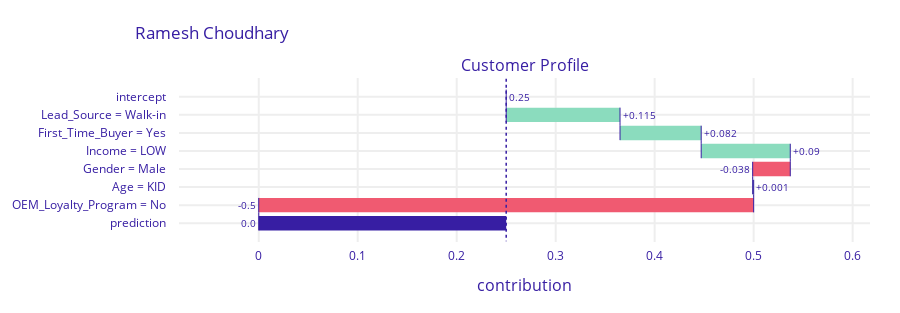
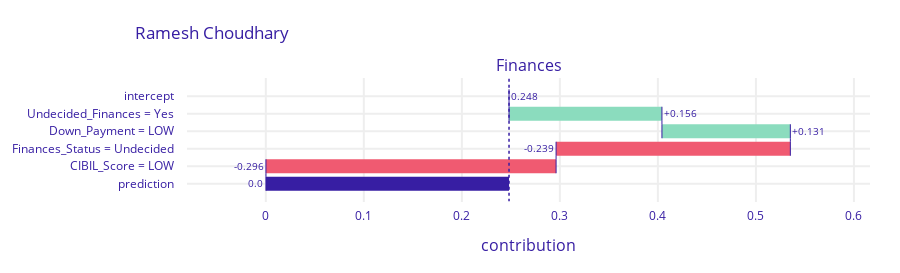
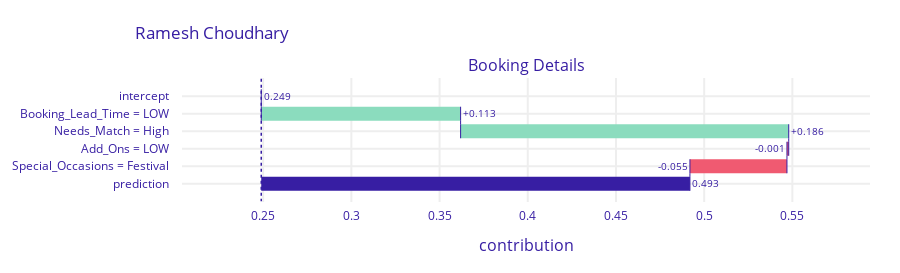
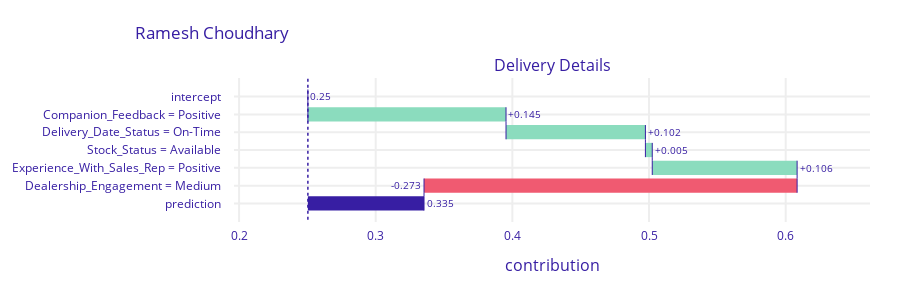

Here is the notebook cell these charts were saved with, in order:
### Code cell
def getValuesofCustomer(person):
    index = np.where(df_index['Customer name'] == person)[0][0]
    to_predicted = new_df.iloc[int(index)]

    model1values = to_predicted[df_Customerprofile.columns]
    breakdown = exp1.predict_parts(to_predicted[df_Customerprofile.columns], type='break_down', label='Customer Profile')
    breakdown.plot(title=person)

    model2values = to_predicted[df_Finance.columns]
    breakdown = exp2.predict_parts(to_predicted[df_Finance.columns], type='break_down', label='Finances')
    breakdown.plot(title=person)

    model3values = to_predicted[df_Bookingdetails.columns]
   
    breakdown = exp3.predict_parts(to_predicted[df_Bookingdetails.columns], type='break_down', label='Booking Details')
    breakdown.plot(title=person)

    model4values = to_predicted[df_deliveryDetails.columns]
   
    breakdown = exp4.predict_parts(to_predicted[df_deliveryDetails.columns], type='break_down', label='Delivery Details')
    breakdown.plot(title=person)

    model5values = to_predicted[df_customerexperience.columns]
   
    breakdown = exp5.predict_parts(to_predicted[df_customerexperience.columns], type='break_down', label='Customer Details')
    breakdown.plot(title=person)

    model1_predicted = df_customermodel.predict(model1values).to_numpy()[0]
    model2_predicted = df_financesmodel.predict(model2values).to_numpy()[0]
    model3_predicted = df_bookingdetailsmodel.predict(model3values).to_numpy()[0]
    model4_predicted = df_deliverydetailsmodel.predict(model4values).to_numpy()[0]
    model5_predicted = df_customerexperiencemodel.predict(model5values).to_numpy()[0]
    finalresult  = model1_predicted + model2_predicted + model3_predicted + model4_predicted + model5_predicted
    bar_labels = ['Customer Profile', 'Finances', 'Booking Details', 'Delivery Details','Customer Details']
    bar_values = [model1_predicted,model2_predicted,model3_predicted,model4_predicted,model5_predicted]
    plt.bar(bar_labels, bar_values)
    plt.title('How its impacted to final output ?')
    plt.xlabel('Profiles')
    plt.ylabel('Weights')
    plt.xticks(fontsize=6)
    plt.show()
    return round((finalresult * 100) / 5,2)

print("Final Prbability: ", getValuesofCustomer('Ramesh Choudhary'))

### Figure 1 — Plotly figure (JSON) as saved in the notebook; plotly's stock layout.template omitted (floating-point values rounded to 4 significant figures)
{"data": [{"base": 0.25, "connector": {"line": {"color": "#371ea3", "dash": "solid", "width": 1}, "mode": "spanning"}, "decreasing": {"marker": {"color": "#f05a71"}}, "hoverinfo": "text+delta", "hoverlabel": {"bgcolor": "rgba(0,0,0,0.8)"}, "hovertext": ["Average response: 0.25<br>Prediction: 0.0", "Lead_Source = Walk-in<br>increases average response by", "First_Time_Buyer = Yes<br>increases average response by", "Income = LOW<br>increases average response by", "Gender = Male<br>decreases average response by", "Age = KID<br>increases average response by", "OEM_Loyalty_Program = No<br>decreases average response by", "Average response: 0.25<br>Prediction: 0.0"], "increasing": {"marker": {"color": "#8bdcbe"}}, "measure": ["relative", "relative", "relative", "relative", "relative", "relative", "relative", "total"], "orientation": "h", "showlegend": false, "text": ["0.25", "+0.115", "+0.082", "+0.09", "-0.038", "+0.001", "-0.5", "0.0"], "textposition": "outside", "totals": {"marker": {"color": "#371ea3"}}, "type": "waterfall", "x": [0, 0.115, 0.082, 0.09, -0.038, 0.001, -0.5, -0.25], "xaxis": "x", "y": ["intercept", "Lead_Source = Walk-in", "First_Time_Buyer = Yes", "Income = LOW", "Gender = Male", "Age = KID", "OEM_Loyalty_Program = No", "prediction"], "yaxis": "y"}], "layout": {"annotations": [{"font": {"size": 16}, "showarrow": false, "text": "Customer Profile", "x": 0.5, "xanchor": "center", "xref": "paper", "y": 1, "yanchor": "bottom", "yref": "paper"}, {"font": {"size": 16}, "showarrow": false, "text": "contribution", "x": 0.5, "xanchor": "center", "xref": "paper", "y": 0, "yanchor": "top", "yref": "paper", "yshift": -30}], "font": {"color": "#371ea3"}, "height": 313, "margin": {"b": 71, "r": 30, "t": 78}, "shapes": [{"line": {"color": "#371ea3", "dash": "dot", "width": 1.5}, "type": "line", "x0": 0.25, "x1": 0.25, "xref": "x", "y0": -1, "y1": 8, "yref": "y"}], "title": {"text": "Ramesh Choudhary", "x": 0.15}, "xaxis": {"anchor": "y", "automargin": true, "domain": [0, 1], "fixedrange": true, "gridwidth": 2, "range": [-0.08055, 0.6176], "tickcolor": "white", "ticklen": 3, "ticks": "outside", "type": "linear", "zeroline": false}, "yaxis": {"anchor": "x", "automargin": true, "autorange": "reversed", "domain": [0, 1], "fixedrange": true, "gridwidth": 2, "tickcolor": "white", "ticklen": 10, "ticks": "outside", "type": "category"}}}

### Figure 2 — Plotly figure (JSON) as saved in the notebook; plotly's stock layout.template omitted (floating-point values rounded to 4 significant figures)
{"data": [{"base": 0.2481, "connector": {"line": {"color": "#371ea3", "dash": "solid", "width": 1}, "mode": "spanning"}, "decreasing": {"marker": {"color": "#f05a71"}}, "hoverinfo": "text+delta", "hoverlabel": {"bgcolor": "rgba(0,0,0,0.8)"}, "hovertext": ["Average response: 0.248<br>Prediction: 0.0", "Undecided_Finances = Yes<br>increases average response by", "Down_Payment = LOW<br>increases average response by", "Finances_Status = Undecided<br>decreases average response by", "CIBIL_Score = LOW<br>decreases average response by", "Average response: 0.248<br>Prediction: 0.0"], "increasing": {"marker": {"color": "#8bdcbe"}}, "measure": ["relative", "relative", "relative", "relative", "relative", "total"], "orientation": "h", "showlegend": false, "text": ["0.248", "+0.156", "+0.131", "-0.239", "-0.296", "0.0"], "textposition": "outside", "totals": {"marker": {"color": "#371ea3"}}, "type": "waterfall", "x": [0, 0.156, 0.131, -0.239, -0.296, -0.248], "xaxis": "x", "y": ["intercept", "Undecided_Finances = Yes", "Down_Payment = LOW", "Finances_Status = Undecided", "CIBIL_Score = LOW", "prediction"], "yaxis": "y"}], "layout": {"annotations": [{"font": {"size": 16}, "showarrow": false, "text": "Finances", "x": 0.5, "xanchor": "center", "xref": "paper", "y": 1, "yanchor": "bottom", "yref": "paper"}, {"font": {"size": 16}, "showarrow": false, "text": "contribution", "x": 0.5, "xanchor": "center", "xref": "paper", "y": 0, "yanchor": "top", "yref": "paper", "yshift": -30}], "font": {"color": "#371ea3"}, "height": 273, "margin": {"b": 71, "r": 30, "t": 78}, "shapes": [{"line": {"color": "#371ea3", "dash": "dot", "width": 1.5}, "type": "line", "x0": 0.2481, "x1": 0.2481, "xref": "x", "y0": -1, "y1": 6, "yref": "y"}], "title": {"text": "Ramesh Choudhary", "x": 0.15}, "xaxis": {"anchor": "y", "automargin": true, "domain": [0, 1], "fixedrange": true, "gridwidth": 2, "range": [-0.0804, 0.6164], "tickcolor": "white", "ticklen": 3, "ticks": "outside", "type": "linear", "zeroline": false}, "yaxis": {"anchor": "x", "automargin": true, "autorange": "reversed", "domain": [0, 1], "fixedrange": true, "gridwidth": 2, "tickcolor": "white", "ticklen": 10, "ticks": "outside", "type": "category"}}}

### Figure 3 — Plotly figure (JSON) as saved in the notebook; plotly's stock layout.template omitted (floating-point values rounded to 4 significant figures)
{"data": [{"base": 0.2489, "connector": {"line": {"color": "#371ea3", "dash": "solid", "width": 1}, "mode": "spanning"}, "decreasing": {"marker": {"color": "#f05a71"}}, "hoverinfo": "text+delta", "hoverlabel": {"bgcolor": "rgba(0,0,0,0.8)"}, "hovertext": ["Average response: 0.249<br>Prediction: 0.493", "Booking_Lead_Time = LOW<br>increases average response by", "Needs_Match = High<br>increases average response by", "Add_Ons = LOW<br>decreases average response by", "Special_Occasions = Festival<br>decreases average response by", "Average response: 0.249<br>Prediction: 0.493"], "increasing": {"marker": {"color": "#8bdcbe"}}, "measure": ["relative", "relative", "relative", "relative", "relative", "total"], "orientation": "h", "showlegend": false, "text": ["0.249", "+0.113", "+0.186", "-0.001", "-0.055", "0.493"], "textposition": "outside", "totals": {"marker": {"color": "#371ea3"}}, "type": "waterfall", "x": [0, 0.113, 0.186, -0.001, -0.055, 0.244], "xaxis": "x", "y": ["intercept", "Booking_Lead_Time = LOW", "Needs_Match = High", "Add_Ons = LOW", "Special_Occasions = Festival", "prediction"], "yaxis": "y"}], "layout": {"annotations": [{"font": {"size": 16}, "showarrow": false, "text": "Booking Details", "x": 0.5, "xanchor": "center", "xref": "paper", "y": 1, "yanchor": "bottom", "yref": "paper"}, {"font": {"size": 16}, "showarrow": false, "text": "contribution", "x": 0.5, "xanchor": "center", "xref": "paper", "y": 0, "yanchor": "top", "yref": "paper", "yshift": -30}], "font": {"color": "#371ea3"}, "height": 273, "margin": {"b": 71, "r": 30, "t": 78}, "shapes": [{"line": {"color": "#371ea3", "dash": "dot", "width": 1.5}, "type": "line", "x0": 0.2489, "x1": 0.2489, "xref": "x", "y0": -1, "y1": 6, "yref": "y"}], "title": {"text": "Ramesh Choudhary", "x": 0.15}, "xaxis": {"anchor": "y", "automargin": true, "domain": [0, 1], "fixedrange": true, "gridwidth": 2, "range": [0.204, 0.594], "tickcolor": "white", "ticklen": 3, "ticks": "outside", "type": "linear", "zeroline": false}, "yaxis": {"anchor": "x", "automargin": true, "autorange": "reversed", "domain": [0, 1], "fixedrange": true, "gridwidth": 2, "tickcolor": "white", "ticklen": 10, "ticks": "outside", "type": "category"}}}

### Figure 4 — Plotly figure (JSON) as saved in the notebook; plotly's stock layout.template omitted (floating-point values rounded to 4 significant figures)
{"data": [{"base": 0.2504, "connector": {"line": {"color": "#371ea3", "dash": "solid", "width": 1}, "mode": "spanning"}, "decreasing": {"marker": {"color": "#f05a71"}}, "hoverinfo": "text+delta", "hoverlabel": {"bgcolor": "rgba(0,0,0,0.8)"}, "hovertext": ["Average response: 0.25<br>Prediction: 0.335", "Companion_Feedback = Positive<br>increases average response by", "Delivery_Date_Status = On-Time<br>increases average response by", "Stock_Status = Available<br>increases average response by", "Experience_With_Sales_Rep = Positive<br>increases average response by", "Dealership_Engagement = Medium<br>decreases average response by", "Average response: 0.25<br>Prediction: 0.335"], "increasing": {"marker": {"color": "#8bdcbe"}}, "measure": ["relative", "relative", "relative", "relative", "relative", "relative", "total"], "orientation": "h", "showlegend": false, "text": ["0.25", "+0.145", "+0.102", "+0.005", "+0.106", "-0.273", "0.335"], "textposition": "outside", "totals": {"marker": {"color": "#371ea3"}}, "type": "waterfall", "x": [0, 0.145, 0.102, 0.005, 0.106, -0.273, 0.085], "xaxis": "x", "y": ["intercept", "Companion_Feedback = Positive", "Delivery_Date_Status = On-Time", "Stock_Status = Available", "Experience_With_Sales_Rep = Positive", "Dealership_Engagement = Medium", "prediction"], "yaxis": "y"}], "layout": {"annotations": [{"font": {"size": 16}, "showarrow": false, "text": "Delivery Details", "x": 0.5, "xanchor": "center", "xref": "paper", "y": 1, "yanchor": "bottom", "yref": "paper"}, {"font": {"size": 16}, "showarrow": false, "text": "contribution", "x": 0.5, "xanchor": "center", "xref": "paper", "y": 0, "yanchor": "top", "yref": "paper", "yshift": -30}], "font": {"color": "#371ea3"}, "height": 293, "margin": {"b": 71, "r": 30, "t": 78}, "shapes": [{"line": {"color": "#371ea3", "dash": "dot", "width": 1.5}, "type": "line", "x0": 0.2504, "x1": 0.2504, "xref": "x", "y0": -1, "y1": 7, "yref": "y"}], "title": {"text": "Ramesh Choudhary", "x": 0.15}, "xaxis": {"anchor": "y", "automargin": true, "domain": [0, 1], "fixedrange": true, "gridwidth": 2, "range": [0.1963, 0.6617], "tickcolor": "white", "ticklen": 3, "ticks": "outside", "type": "linear", "zeroline": false}, "yaxis": {"anchor": "x", "automargin": true, "autorange": "reversed", "domain": [0, 1], "fixedrange": true, "gridwidth": 2, "tickcolor": "white", "ticklen": 10, "ticks": "outside", "type": "category"}}}
